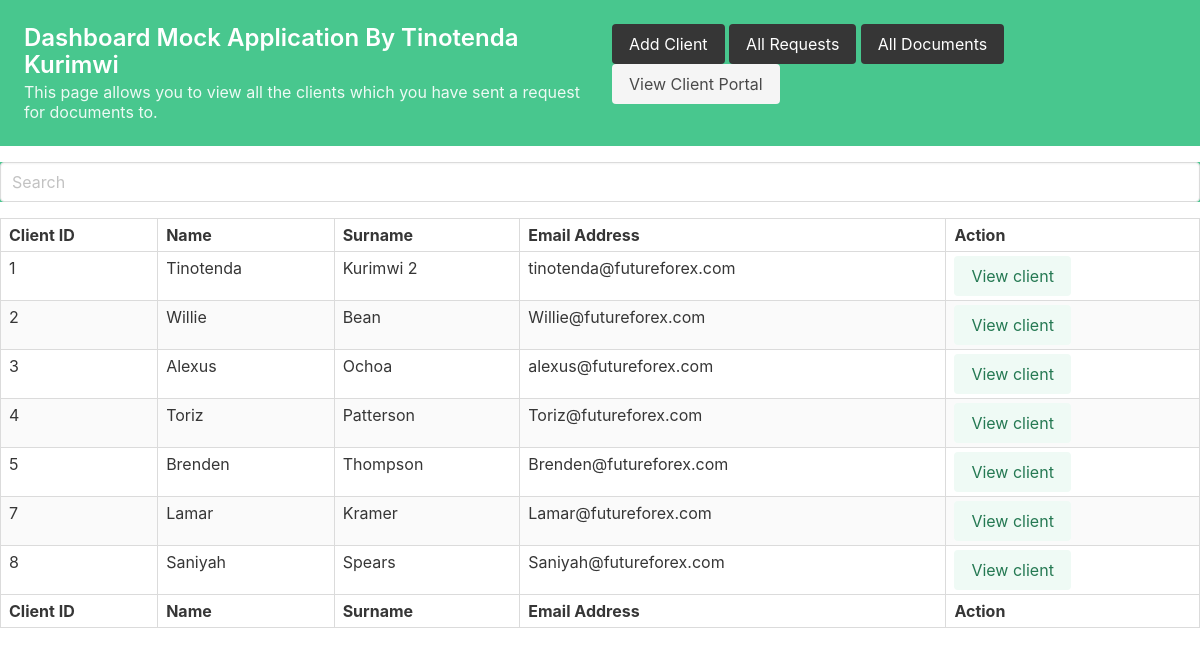
Before: / with the older database file.
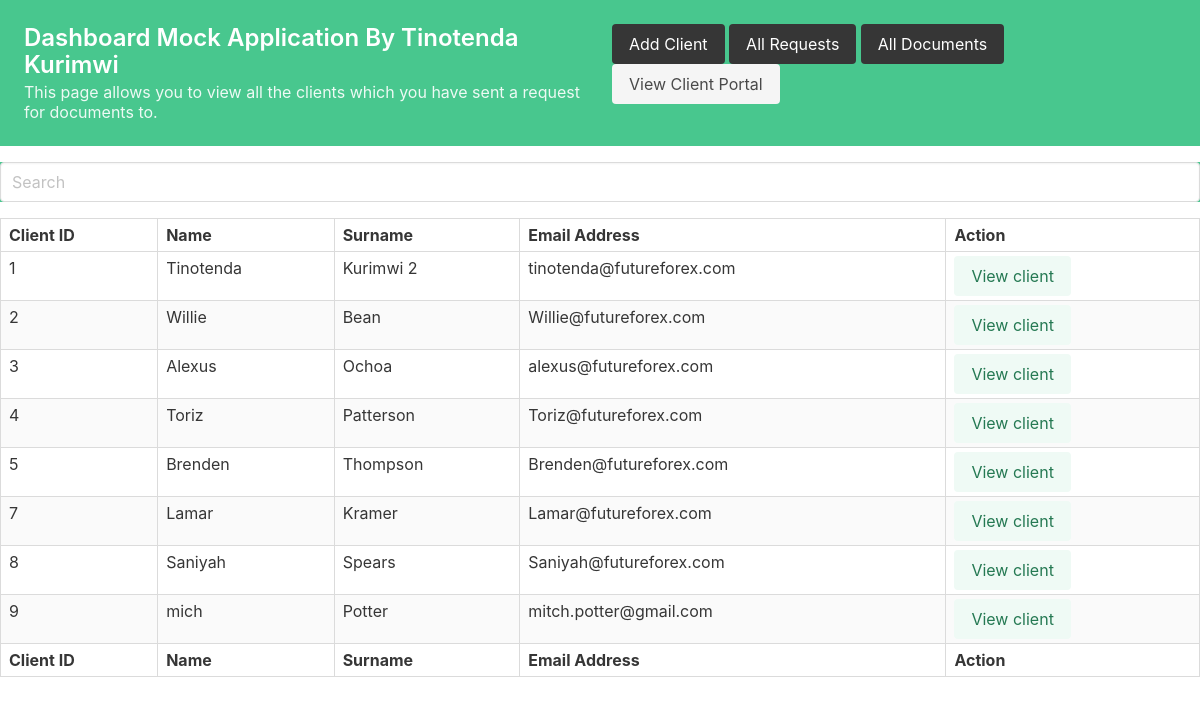
After: the same page with the newer database file.
### managers/models.py (models this page shows, shortened)
class Client(models.Model):
    name = models.CharField(max_length=50, blank=False, null=False)
    surname = models.CharField(max_length=50, blank=False, null=False)
    email = models.EmailField(
        max_length=50, blank=True, null=True, unique=True)

### managers/views.py (the view)
# urls.py: path('', clients, name="clients"),
def clients(request):
    if request.method == 'POST':
        if request.POST.get('name'):
            client = Client()
            client.name = request.POST.get('name')
            client.surname = request.POST.get('surname')
            client.email = request.POST.get('email')
            client.save()
        clients = Client.objects.all()
        return render(request, 'clients.html', {"clients": clients})
    else:
        clients = Client.objects.all()
        return render(request, 'clients.html', {"clients": clients})

### templates/clients/clients.html (shortened to what this page needs)
<!DOCTYPE html>
<html lang="en">
  <head>
    <link rel="stylesheet" href="https://cdn.jsdelivr.net/npm/bulma@0.9.3/css/bulma.min.css" />
  </head>
  <body>
    <section class="hero is-small is-success mb-4">
      <div class="hero-body columns">
        <div class="column iis-three-quarters is-vcentered">
          <h1 class="title is-4">Dashboard Mock Application By Tinotenda Kurimwi</h1>
          <p class="subtitle is-6">This page allows you to view all the clients which you have sent a request for documents to.</p>
        </div>
        <div class="column is-vcentered is-right">
          <button class="button small is-dark js-modal-trigger" data-target="client_modal">Add Client</button>
          <button class="button small is-dark" ><a href="{% url 'requests' %}">All Requests</a></button>
          <button class="button small is-dark"><a href="{% url 'documents' %}">All Documents</a></button>
          <button class="button small is-light"><a href="{% url 'client_auth' %}">View Client Portal</a></button>
        </div>
      </div>
    </section>
    <section class="hero is-small is-success mb-4">
      <input class="input" id="searchInput" type="text" placeholder="Search" onkeyup="searchFunction()">
    </section>
    <div class="block">
    <table class="table is-bordered is-striped is-narrow is-hoverable is-fullwidth" id="list_Table">
      <thead>
        <tr>
          <th>Client ID</th>
          <th>Name</th>
          <th>Surname</th>
          <th>Email Address</th>
          <th>Action</th>
        </tr>
      </thead>
      <tfoot>
        <tr>
          <th>Client ID</th>
          <th>Name</th>
          <th>Surname</th>
          <th>Email Address</th>
          <th>Action</th>
        </tr>
      </tfoot>
      <tbody>
        {% for client in clients%}
        <tr>
          <td>{{client.id}}</td>
          <td>{{client.name}}</td>
          <td>{{client.surname}}</td>
          <td>{{client.email}}</td>
          <td>
          <form action="{% url 'client_view' %}" method="POST">
            <button class="button is-success is-light small" name="client_id" value="{{client.id}}">View client</button>
          </form>
        </td>
        </tr>
        {% endfor%}
      </tbody>
    </table>
  </body>
</html>

Changed rows visible on the page:
added Client: id "9", name "mich", surname "Potter", email "mitch.potter@gmail.com"
